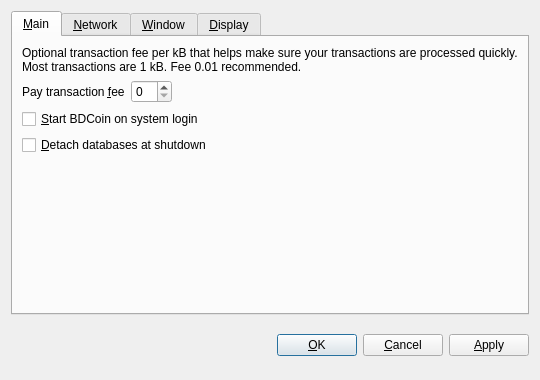
<?xml version="1.0" encoding="UTF-8"?>
<ui version="4.0">
 <class>OptionsDialog</class>
 <widget class="QDialog" name="OptionsDialog">
  <property name="geometry">
   <rect>
    <x>0</x>
    <y>0</y>
    <width>540</width>
    <height>380</height>
   </rect>
  </property>
  <property name="windowTitle">
   <string>Options</string>
  </property>
  <property name="modal">
   <bool>true</bool>
  </property>
  <layout class="QVBoxLayout" name="verticalLayout">
   <item>
    <widget class="QTabWidget" name="tabWidget">
     <property name="tabPosition">
      <enum>QTabWidget::North</enum>
     </property>
     <property name="currentIndex">
      <number>0</number>
     </property>
     <widget class="QWidget" name="tabMain">
      <attribute name="title">
       <string>&amp;Main</string>
      </attribute>
      <layout class="QVBoxLayout" name="verticalLayout_Main">
       <item>
        <widget class="QLabel" name="transactionFeeInfoLabel">
         <property name="text">
          <string>Optional transaction fee per kB that helps make sure your transactions are processed quickly. Most transactions are 1 kB. Fee 0.01 recommended.</string>
         </property>
         <property name="textFormat">
          <enum>Qt::PlainText</enum>
         </property>
         <property name="wordWrap">
          <bool>true</bool>
         </property>
        </widget>
       </item>
       <item>
        <layout class="QHBoxLayout" name="horizontalLayout_Main">
         <item>
          <widget class="QLabel" name="transactionFeeLabel">
           <property name="text">
            <string>Pay transaction &amp;fee</string>
           </property>
           <property name="textFormat">
            <enum>Qt::PlainText</enum>
           </property>
           <property name="buddy">
            <cstring>transactionFee</cstring>
           </property>
          </widget>
         </item>
         <item>
          <widget class="BitcoinAmountField" name="transactionFee"/>
         </item>
         <item>
          <spacer name="horizontalSpacer_Main">
           <property name="orientation">
            <enum>Qt::Horizontal</enum>
           </property>
           <property name="sizeHint" stdset="0">
            <size>
             <width>40</width>
             <height>20</height>
            </size>
           </property>
          </spacer>
         </item>
        </layout>
       </item>
       <item>
        <widget class="QCheckBox" name="bitcoinAtStartup">
         <property name="toolTip">
          <string>Automatically start BDCoin after logging in to the system.</string>
         </property>
         <property name="text">
          <string>&amp;Start BDCoin on system login</string>
         </property>
        </widget>
       </item>
       <item>
        <widget class="QCheckBox" name="detachDatabases">
         <property name="toolTip">
          <string>Detach block and address databases at shutdown. This means they can be moved to another data directory, but it slows down shutdown. The wallet is always detached.</string>
         </property>
         <property name="text">
          <string>&amp;Detach databases at shutdown</string>
         </property>
        </widget>
       </item>
       <item>
        <spacer name="verticalSpacer_Main">
         <property name="orientation">
          <enum>Qt::Vertical</enum>
         </property>
         <property name="sizeHint" stdset="0">
          <size>
           <width>20</width>
           <height>40</height>
          </size>
         </property>
        </spacer>
       </item>
      </layout>
     </widget>
     <widget class="QWidget" name="tabNetwork">
      <attribute name="title">
       <string>&amp;Network</string>
      </attribute>
      <layout class="QVBoxLayout" name="verticalLayout_Network">
       <item>
        <widget class="QCheckBox" name="mapPortUpnp">
         <property name="toolTip">
          <string>Automatically open the BDCoin client port on the router. This only works when your router supports UPnP and it is enabled.</string>
         </property>
         <property name="text">
          <string>Map port using &amp;UPnP</string>
         </property>
        </widget>
       </item>
       <item>
        <widget class="QCheckBox" name="connectSocks">
         <property name="toolTip">
          <string>Connect to the BDCoin network through a SOCKS proxy (e.g. when connecting through Tor).</string>
         </property>
         <property name="text">
          <string>&amp;Connect through SOCKS proxy:</string>
         </property>
        </widget>
       </item>
       <item>
        <layout class="QHBoxLayout" name="horizontalLayout_Network">
         <item>
          <widget class="QLabel" name="proxyIpLabel">
           <property name="text">
            <string>Proxy &amp;IP:</string>
           </property>
           <property name="textFormat">
            <enum>Qt::PlainText</enum>
           </property>
           <property name="buddy">
            <cstring>proxyIp</cstring>
           </property>
          </widget>
         </item>
         <item>
          <widget class="QValidatedLineEdit" name="proxyIp">
           <property name="maximumSize">
            <size>
             <width>140</width>
             <height>16777215</height>
            </size>
           </property>
           <property name="toolTip">
            <string>IP address of the proxy (e.g. 127.0.0.1)</string>
           </property>
          </widget>
         </item>
         <item>
          <widget class="QLabel" name="proxyPortLabel">
           <property name="text">
            <string>&amp;Port:</string>
           </property>
           <property name="textFormat">
            <enum>Qt::PlainText</enum>
           </property>
           <property name="buddy">
            <cstring>proxyPort</cstring>
           </property>
          </widget>
         </item>
         <item>
          <widget class="QLineEdit" name="proxyPort">
           <property name="maximumSize">
            <size>
             <width>55</width>
             <height>16777215</height>
            </size>
           </property>
           <property name="toolTip">
            <string>Port of the proxy (e.g. 9050)</string>
           </property>
          </widget>
         </item>
         <item>
          <widget class="QLabel" name="socksVersionLabel">
           <property name="text">
            <string>SOCKS &amp;Version:</string>
           </property>
           <property name="textFormat">
            <enum>Qt::PlainText</enum>
           </property>
           <property name="buddy">
            <cstring>socksVersion</cstring>
           </property>
          </widget>
         </item>
         <item>
          <widget class="QValueComboBox" name="socksVersion">
           <property name="toolTip">
            <string>SOCKS version of the proxy (e.g. 5)</string>
           </property>
          </widget>
         </item>
         <item>
          <spacer name="horizontalSpacer_Network">
           <property name="orientation">
            <enum>Qt::Horizontal</enum>
           </property>
           <property name="sizeHint" stdset="0">
            <size>
             <width>40</width>
             <height>20</height>
            </size>
           </property>
          </spacer>
         </item>
        </layout>
       </item>
       <item>
        <spacer name="verticalSpacer_Network">
         <property name="orientation">
          <enum>Qt::Vertical</enum>
         </property>
         <property name="sizeHint" stdset="0">
          <size>
           <width>20</width>
           <height>40</height>
          </size>
         </property>
        </spacer>
       </item>
      </layout>
     </widget>
     <widget class="QWidget" name="tabWindow">
      <attribute name="title">
       <string>&amp;Window</string>
      </attribute>
      <layout class="QVBoxLayout" name="verticalLayout_Window">
       <item>
        <widget class="QCheckBox" name="minimizeToTray">
         <property name="toolTip">
          <string>Show only a tray icon after minimizing the window.</string>
         </property>
         <property name="text">
          <string>&amp;Minimize to the tray instead of the taskbar</string>
         </property>
        </widget>
       </item>
       <item>
        <widget class="QCheckBox" name="minimizeOnClose">
         <property name="toolTip">
          <string>Minimize instead of exit the application when the window is closed. When this option is enabled, the application will be closed only after selecting Quit in the menu.</string>
         </property>
         <property name="text">
          <string>M&amp;inimize on close</string>
         </property>
        </widget>
       </item>
       <item>
        <spacer name="verticalSpacer_Window">
         <property name="orientation">
          <enum>Qt::Vertical</enum>
         </property>
         <property name="sizeHint" stdset="0">
          <size>
           <width>20</width>
           <height>40</height>
          </size>
         </property>
        </spacer>
       </item>
      </layout>
     </widget>
     <widget class="QWidget" name="tabDisplay">
      <attribute name="title">
       <string>&amp;Display</string>
      </attribute>
      <layout class="QVBoxLayout" name="verticalLayout_Display">
       <item>
        <layout class="QHBoxLayout" name="horizontalLayout_1_Display">
         <item>
          <widget class="QLabel" name="langLabel">
           <property name="text">
            <string>User Interface &amp;language:</string>
           </property>
           <property name="textFormat">
            <enum>Qt::PlainText</enum>
           </property>
           <property name="buddy">
            <cstring>lang</cstring>
           </property>
          </widget>
         </item>
         <item>
          <widget class="QValueComboBox" name="lang">
           <property name="toolTip">
            <string>The user interface language can be set here. This setting will take effect after restarting BDCoin.</string>
           </property>
          </widget>
         </item>
        </layout>
       </item>
       <item>
        <layout class="QHBoxLayout" name="horizontalLayout_2_Display">
         <item>
          <widget class="QLabel" name="unitLabel">
           <property name="text">
            <string>&amp;Unit to show amounts in:</string>
           </property>
           <property name="textFormat">
            <enum>Qt::PlainText</enum>
           </property>
           <property name="buddy">
            <cstring>unit</cstring>
           </property>
          </widget>
         </item>
         <item>
          <widget class="QValueComboBox" name="unit">
           <property name="toolTip">
            <string>Choose the default subdivision unit to show in the interface and when sending coins.</string>
           </property>
          </widget>
         </item>
        </layout>
       </item>
       <item>
        <widget class="QCheckBox" name="displayAddresses">
         <property name="toolTip">
          <string>Whether to show BDCoin addresses in the transaction list.</string>
         </property>
         <property name="text">
          <string>&amp;Display addresses in transaction list</string>
         </property>
        </widget>
       </item>
       <item>
        <widget class="QCheckBox" name="coinControlFeatures">
         <property name="toolTip">
          <string>Whether to show coin control features or not.</string>
         </property>
         <property name="text">
          <string>Display coin &amp;control features (experts only!)</string>
         </property>
        </widget>
       </item>
       <item>
        <spacer name="verticalSpacer_Display">
         <property name="orientation">
          <enum>Qt::Vertical</enum>
         </property>
         <property name="sizeHint" stdset="0">
          <size>
           <width>20</width>
           <height>40</height>
          </size>
         </property>
        </spacer>
       </item>
      </layout>
     </widget>
    </widget>
   </item>
   <item>
    <layout class="QHBoxLayout" name="horizontalLayout_Buttons">
     <item>
      <spacer name="horizontalSpacer_1">
       <property name="orientation">
        <enum>Qt::Horizontal</enum>
       </property>
       <property name="sizeHint" stdset="0">
        <size>
         <width>40</width>
         <height>48</height>
        </size>
       </property>
      </spacer>
     </item>
     <item>
      <widget class="QLabel" name="statusLabel">
       <property name="font">
        <font>
         <weight>75</weight>
         <bold>true</bold>
        </font>
       </property>
       <property name="text">
        <string/>
       </property>
       <property name="textFormat">
        <enum>Qt::PlainText</enum>
       </property>
       <property name="wordWrap">
        <bool>true</bool>
       </property>
      </widget>
     </item>
     <item>
      <spacer name="horizontalSpacer_2">
       <property name="orientation">
        <enum>Qt::Horizontal</enum>
       </property>
       <property name="sizeHint" stdset="0">
        <size>
         <width>40</width>
         <height>48</height>
        </size>
       </property>
      </spacer>
     </item>
     <item>
      <widget class="QPushButton" name="okButton">
       <property name="text">
        <string>&amp;OK</string>
       </property>
      </widget>
     </item>
     <item>
      <widget class="QPushButton" name="cancelButton">
       <property name="text">
        <string>&amp;Cancel</string>
       </property>
       <property name="autoDefault">
        <bool>false</bool>
       </property>
      </widget>
     </item>
     <item>
      <widget class="QPushButton" name="applyButton">
       <property name="text">
        <string>&amp;Apply</string>
       </property>
       <property name="autoDefault">
        <bool>false</bool>
       </property>
      </widget>
     </item>
    </layout>
   </item>
  </layout>
 </widget>
 <customwidgets>
  <customwidget>
   <class>BitcoinAmountField</class>
   <extends>QSpinBox</extends>
   <header>bitcoinamountfield.h</header>
  </customwidget>
  <customwidget>
   <class>QValueComboBox</class>
   <extends>QComboBox</extends>
   <header>qvaluecombobox.h</header>
  </customwidget>
  <customwidget>
   <class>QValidatedLineEdit</class>
   <extends>QLineEdit</extends>
   <header>qvalidatedlineedit.h</header>
  </customwidget>
 </customwidgets>
 <resources/>
 <connections/>
</ui>
